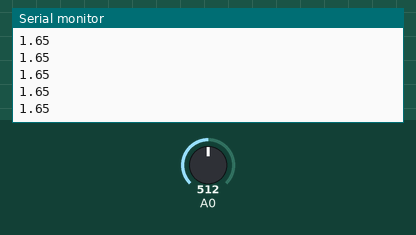
The sketch below on a simulated Arduino Uno, built with avr-gcc and run on an emulated ATmega328P. Shown: the last lines printed to the serial monitor. The test bench sets the inputs (shaded band); at power-on: A0 = 512. Storage starts empty.

Above: at 1.2 s.
1.3 s: A0 set to 716
At 1.45 s:
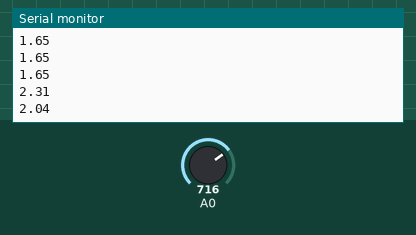
2.8 s: A0 set to 900
At 2.87 s:
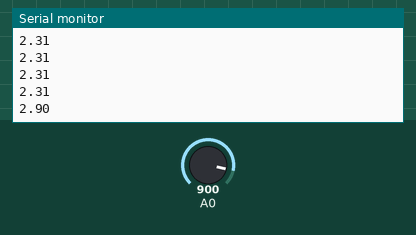
Timing chart, 0 to 5.8 s (numbered marks = the images above; inputs shaded):
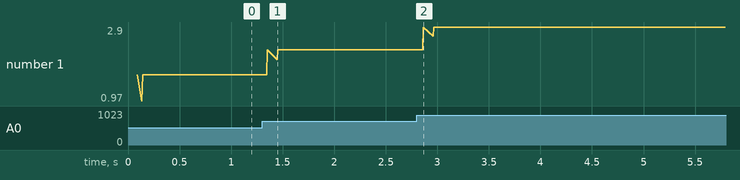

Measured:
- after the input at 1.3 s, the serial monitor: prints a new line after 0.05 s (image 1)
- after the input at 2.8 s, the serial monitor: prints a new line after 0.07 s (image 2)
- plotted number 1: 1.65 → 2.31 after the input at 1.3 s, 2.31 → 2.9 after the input at 2.8 s

The sketch:

Incomplete_RootForce_sensorV1.ino
```cpp
/***************************************************************
  Device #:
  Calibration:

  Code version V1

  Description:
      Code for RootForce sensors to log magnitudes of Force
      exerted by roots on environment. Includes code for calibration,
      SD card logging, and adjustabe software filtering.

  Setup:
      Calculations are made based on calibrations from known weight forces.
      Applying a 200kg weight to the load cell and observing the change in
      voltage should result in a linear graph where voltage increases as
      more weight is applied in the direction of gravity.

      This code shoulb be used after calibrating based on known weight forces
      (kg * m/s^2) and can give an approximation of Force magnitude in Newtons.

  Wiring:
      3V  - Red Wire of Load Cell
      GND - Black Wire of Load Cell
      A0  - Blue Wire out of INA125P Amp

  Marissa Kwon 3/7/19
***************************************************************/
// Libraries
#include <SPI.h>
#include <SD.h>

#define LoadCell1 A0
#define ChipSelSD 4

/*********** Change these values ******************************/
// sensor name
const int SensorNum = 1;      // assign this sensor a number

// sensor type (tekscan or load cell)
const String type = "Tekscan";  // Does not appear in fileaname

// exponential filter values
const float a = 0.7;         // increase to add weight to new values

/*********** End of change values *****************************/

String fileName = "RF_" + String(SensorNum) + ".txt";

// MUST initialize "values" to 0
float values[2] = {0, 0}; // size container for previous value and current
float output = 0;         // result of applying exponential filtering (requires time to settle dependant on chosen alpha)

//const long cal = ;
const long g = 9.81;

void setup() {
  Serial.begin(9600);

  if (!SD.begin(ChipSelSD)) {
    Serial.println("Card failed, or not present");
    // don't do anything more:
    while (1);
  }

  // writes calibration info to card upon init
  if (!Write_info()) {
    Serial.println("Card failed to store init data ");
    // don't do anything more:
    while (1);
  }
}

void loop() {
  int val = analogRead(A0);
  float volt = (3.3 / 1024) * val;
  Serial.println(volt);
  delay(100);

  LPF_filter(volt);    // raw value to add to time series
  Serial.println(output); // should show the

  // need to add calibration info

  // uncomment to write to SD
  /*
    File dataFile = SD.open("RootForce1", FILE_WRITE);
    // if the file is available, write to it:
    if (dataFile) {
    dataFile.println(output);
    dataFile.close();
    // print to the serial port too:
    Serial.println(dataString);
    }
    // if the file isn't open, pop up an error:
    else {
    Serial.println("error opening datalog.txt");
    }
  */
}

void LPF_filter(float raw_input) {
  values[1] =  raw_input;
  output = (a * values[0] + values[1]) / (a + 1);
  values[0] = values[1];  //copy to new raw input to be the next prev input
  return;
}

bool Write_info() {
  File data = SD.open(fileName, FILE_WRITE);
  // if the file is available, write to it:
  if (data) {
    data.println(type);
    data.print("Sensor Number: ,");
    data.println(SensorNum);
    data.print("Calibration factor a: ,");
    data.println(a);
    data.println("********** Begin recording data ***********");
    data.close();
    // print to the serial port too:
    Serial.println(type);
    Serial.print("Sensor Number: ");
    Serial.println(SensorNum);
    Serial.print("Calibration factor a: ");
    Serial.println(a);
    return 1;
  }
  // if the file isn't open, pop up an error:
  else {
    Serial.println("error opening datalog.txt");
    return 0;
  }
}
```
